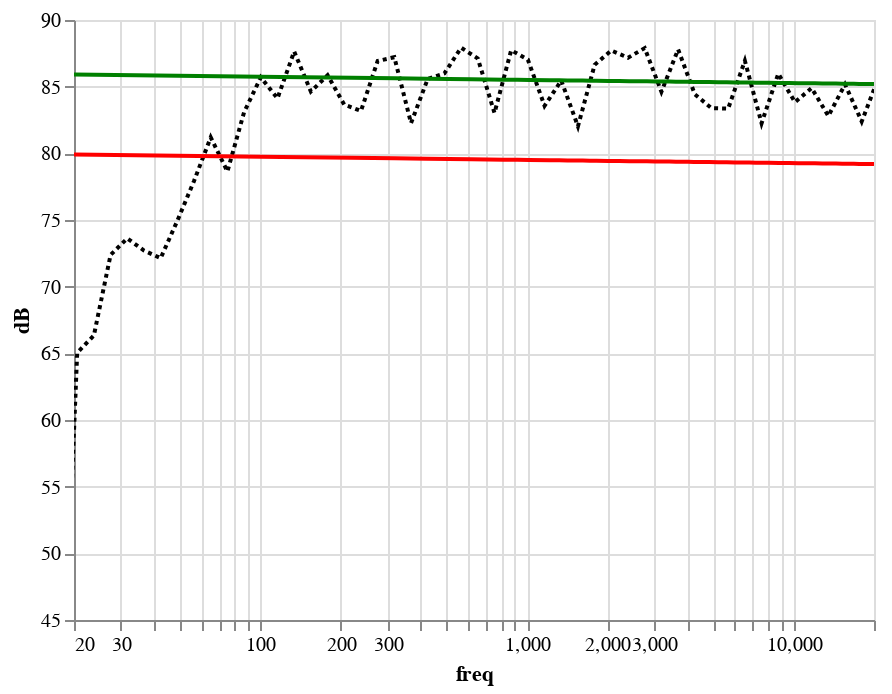

Notebook code cell kept with this figure:
### Markdown cell above
Let's add a red line -6dB below the best fit curve.

### Code cell
reg_down = reg.transform_calculate(dB='datum.dB-6').mark_line(color='red')
g_fr+reg+reg_down

### Figure 1 — Vega-Lite specification as saved in the notebook (floating-point values rounded to 4 significant figures)
{"config": {"view": {"continuousWidth": 400, "continuousHeight": 300}}, "layer": [{"mark": {"type": "line", "clip": true, "color": "black", "strokeDash": [2, 2]}, "encoding": {"x": {"type": "quantitative", "field": "freq", "scale": {"domain": [20, 20000], "nice": false, "type": "log"}}, "y": {"type": "quantitative", "field": "dB", "scale": {"domain": [45, 90], "type": "linear"}}}}, {"mark": {"type": "line", "color": "green"}, "encoding": {"x": {"type": "quantitative", "field": "freq", "scale": {"domain": [20, 20000], "nice": false, "type": "log"}}, "y": {"type": "quantitative", "field": "dB", "scale": {"domain": [45, 90], "type": "linear"}}}, "transform": [{"filter": "datum.freq>120 & datum.freq<10000"}, {"on": "freq", "regression": "dB", "extent": [20, 20000], "method": "log"}]}, {"mark": {"type": "line", "color": "red"}, "encoding": {"x": {"type": "quantitative", "field": "freq", "scale": {"domain": [20, 20000], "nice": false, "type": "log"}}, "y": {"type": "quantitative", "field": "dB", "scale": {"domain": [45, 90], "type": "linear"}}}, "transform": [{"filter": "datum.freq>120 & datum.freq<10000"}, {"on": "freq", "regression": "dB", "extent": [20, 20000], "method": "log"}, {"calculate": "datum.dB-6", "as": "dB"}]}], "data": {"name": "data-17466af4a4b99522df100c42b311de19"}, "$schema": "https://vega.github.io/schema/vega-lite/v4.8.1.json", "datasets": {"data-17466af4a4b99522df100c42b311de19": [{"freq": 10.0, "dB": 30.95}, {"freq": 11.55, "dB": 27.98}, {"freq": 13.34, "dB": 31.3}, {"freq": 15.41, "dB": 34.51}, {"freq": 17.8, "dB": 34.2}, {"freq": 20.56, "dB": 65.04}, {"freq": 23.75, "dB": 66.34}, {"freq": 27.43, "dB": 72.38}, {"freq": 31.68, "dB": 73.63}, {"freq": 36.59, "dB": 72.71}, {"freq": 42.26, "dB": 72.13}, {"freq": 48.81, "dB": 74.94}, {"freq": 56.38, "dB": 77.93}, {"freq": 65.12, "dB": 81.2}, {"freq": 75.22, "dB": 78.64}, {"freq": 86.88, "dB": 83.09}, {"freq": 100.4, "dB": 85.7}, {"freq": 115.9, "dB": 84.12}, {"freq": 133.9, "dB": 87.64}, {"freq": 154.6, "dB": 84.63}, {"freq": 178.6, "dB": 85.86}, {"freq": 206.3, "dB": 83.65}, {"freq": 238.3, "dB": 83.18}, {"freq": 275.2, "dB": 86.92}, {"freq": 317.9, "dB": 87.21}, {"freq": 367.2, "dB": 82.26}, {"freq": 424.1, "dB": 85.58}, {"freq": 489.9, "dB": 85.99}, {"freq": 565.8, "dB": 87.92}, {"freq": 653.5, "dB": 87.12}, {"freq": 754.9, "dB": 83.03}, {"freq": 871.9, "dB": 87.73}, {"freq": 1007.0, "dB": 87.02}, {"freq": 1163.0, "dB": 83.56}, {"freq": 1344.0, "dB": 85.46}, {"freq": 1552.0, "dB": 82.03}, {"freq": 1792.0, "dB": 86.64}, {"freq": 2070.0, "dB": 87.71}, {"freq": 2391.0, "dB": 87.17}, {"freq": 2762.0, "dB": 87.89}, {"freq": 3190.0, "dB": 84.61}, {"freq": 3685.0, "dB": 87.79}, {"freq": 4256.0, "dB": 84.43}, {"freq": 4916.0, "dB": 83.39}, {"freq": 5678.0, "dB": 83.36}, {"freq": 6559.0, "dB": 86.94}, {"freq": 7575.0, "dB": 82.26}, {"freq": 8750.0, "dB": 85.98}, {"freq": 10110.0, "dB": 83.84}, {"freq": 11670.0, "dB": 84.9}, {"freq": 13480.0, "dB": 82.8}, {"freq": 15570.0, "dB": 85.17}, {"freq": 17990.0, "dB": 82.39}, {"freq": 20780.0, "dB": 85.64}, {"freq": 24000.0, "dB": 84.97}, {"freq": 27720.0, "dB": 81.05}, {"freq": 32020.0, "dB": 77.99}, {"freq": 36980.0, "dB": 77.47}, {"freq": 42710.0, "dB": 77.48}, {"freq": 49330.0, "dB": 77.05}]}}
